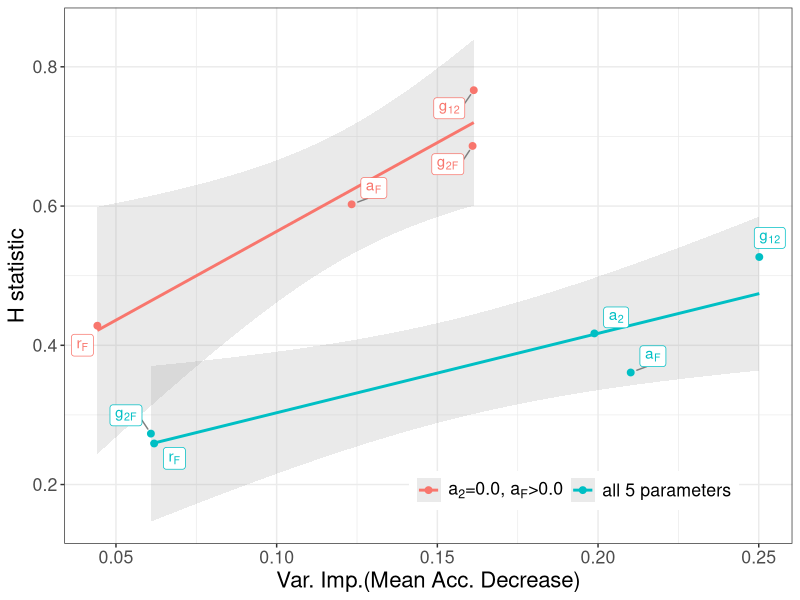

The R source for this figure: (Note: this script raises an error after producing the figure.)

# Load packages -----------------------------------------------------------

library(ggplot2)
library(ggrepel)
library(pls)

# Figure 1: Figures d through i -----------------------------------------------

## Figure 1d: Variable Importance vs H-statistic (interactivity) 
##data.frames. Reruning the full dataset analysis takes very long. 
##So we have provided the RF outputs and H-statistic info here. 
params=c('rF','g12','g2F','a2','aF','rF','g12','g2F','aF')
AccDec=c(0.06187916,0.25017296,0.06086832,0.19885779,0.21016671,0.04421194,0.16133084,0.16096122,0.12333047);
GiniDec=c(14876.46,71219.25,15085.70,61129.33,61425.42,1323.030,3455.225,3548.774,3630.182);
Hstat=c(0.2589770,0.5268021,0.2731556,0.4170823,0.3609375,0.4281434,0.7663815,0.6863262,0.6024723);
Version=c("5","5","5","5","5","4","4","4","4")

DF=data.frame(params,Version,AccDec,GiniDec,Hstat); DF$params=as.factor(DF$params);
labelZ=c(bquote(r[F]),bquote(g[12]),bquote(g["2F"]),bquote(a[2]),bquote(a[F]),bquote(r[F]),bquote(g[12]),bquote(g["2F"]),bquote(a[F]))

#plot figure using ggplot
g<-ggplot(DF, aes(x=AccDec,y=Hstat,label=params,color=Version))+ 
   theme_bw() + coord_cartesian(ylim = c(0.15, .85)) + 
   geom_smooth(aes(color=Version),method='lm', formula= y~x,se=TRUE,alpha=0.2,) +
   geom_point(aes(color=Version),size=2) +
   xlab("Var. Imp.(Mean Acc. Decrease)")+
   ylab("H statistic") +
   #ggtitle("Information Value Summary") + 
   theme(legend.position = c(0.7, 0.10)) + #c(0.68, 0.2)
   theme(text = element_text(size=16)) + theme(legend.title=element_blank()) +
   scale_color_discrete(labels=c(expression(paste(a[2], "=0.0, ", a[F], ">0.0")) ,"all 5 parameters")) + guides(color = guide_legend(nrow = 1)) +
   geom_label_repel(
			aes(label = labelZ),
			parse=TRUE,
                  box.padding   = 0.35, 
                  point.padding = 0.5,
                  segment.color = 'grey50',show.legend = F)

#ggsave("Fig1d.png",g,width = 6.5,height = 3.5,dpi = 300)

# Figure 2: Threshold plots -----------------------------------------------

g1s=sort(unique(h1a06_threshold$g1)); rFs=sort(unique(h1a06_threshold$rF)); g2s=sort(unique(h1a06_threshold$g2));
signChange=data.frame(sort(rep(rFs,length(g1s))),rep(g1s,length(rFs)),rep(NA,length(g1s)*length(rFs)),rep(NA,length(g1s)*length(rFs)))
colnames(signChange)=c('rF','g1','g2','direction')
for (r in 1:length(rFs) ) {
  df=subset(h1a06_threshold,rF==rFs[r]&a2==0&aF==1) %>% 
    group_by(g1,g2) %>%
    summarize(avg_ev = mean(MaxEVal,na.rm=TRUE) )
  
  for(i in 1:length(g1s) ) {
    if( sum(diff(sign(df$avg_ev[df$g1==g1s[i]]))>0) ) { #stable below line
      switchg2=g2s[which(diff(sign(df$avg_ev[df$g1==g1s[i]]))>0)] 
      signChange$g2[signChange$rF==rFs[r]&signChange$g1==g1s[i] ]=switchg2
      signChange$direction[signChange$rF==rFs[r]&signChange$g1==g1s[i] ]='stable below'
    } else if ( sum(diff(sign(df$avg_ev[df$g1==g1s[i]]))<0) ) { #unstable below line
      switchg2=g2s[which(diff(sign(df$avg_ev[df$g1==g1s[i]]))<0)] 
      signChange$g2[signChange$rF==rFs[r]&signChange$g1==g1s[i] ]=switchg2
      signChange$direction[signChange$rF==rFs[r]&signChange$g1==g1s[i] ]='unstable below'
    } else signChange$g2[signChange$rF==rFs[r]&signChange$g1==g1s[i] ]=NA; #if not switch, g2=1=out of bounds
  }
}

#Create the color palette for the graph
rbPal <- colorRampPalette(c("blue", "orange", "red"))#, in this case, red is the higher value...I feel confused?
colors <- rbPal(14)[as.numeric(cut(unique(seq(.6,4.0,.2)),breaks = 14))]

#Producing the multi-line graph
ggplot( ) + theme_bw() + theme(text = element_text(size=20)) + ylim(.12,1) + xlim(.12,1) +#xlim(.12,.9)
  coord_cartesian(ylim=c(0.12,0.88),xlim=c(0.12,0.88)) +
  #xlab(expression(atop("Base Germination", paste("Rate g" [1])))) +  
  xlab(bquote('Base Germination Rate '~(g[1])~'') ) +
  ylab(bquote('Base Seedling Maturation Rate '~(g[2])~'') ) +
  geom_smooth(data=subset(signChange,rF==.4),aes(x=g1,y=g2),se=FALSE,span=.55,fullrange=TRUE,col=colors[1]) +
  geom_smooth(data=subset(signChange,rF==.6),aes(x=g1,y=g2),se=FALSE,span=.55,fullrange=TRUE,col=colors[2]) +
  geom_smooth(data=subset(signChange,rF==.8),aes(x=g1,y=g2),se=FALSE,span=.55,fullrange=TRUE,col=colors[3]) +
  geom_smooth(data=subset(signChange,rF==1.0),aes(x=g1,y=g2),se=FALSE,span=.55,fullrange=TRUE,col=colors[4]) +
  geom_smooth(data=subset(signChange,rF==1.2),aes(x=g1,y=g2),se=FALSE,span=.55,fullrange=TRUE,col=colors[5]) +
  geom_smooth(data=subset(signChange,rF==1.4),aes(x=g1,y=g2),se=FALSE,span=.55,fullrange=TRUE,col=colors[6]) +
  geom_smooth(data=subset(signChange,rF==1.6),aes(x=g1,y=g2),se=FALSE,span=.55,fullrange=TRUE,col=colors[7]) +
  geom_smooth(data=subset(signChange,rF==1.8),aes(x=g1,y=g2),se=FALSE,span=.55,fullrange=TRUE,col=colors[8]) +
  geom_smooth(data=subset(signChange,rF==2.0),aes(x=g1,y=g2),se=FALSE,span=.55,fullrange=TRUE,col=colors[9]) +
  geom_smooth(data=subset(signChange,rF==2.2),aes(x=g1,y=g2),se=FALSE,span=.55,fullrange=TRUE,col=colors[10]) +
  geom_smooth(data=subset(signChange,rF==2.4),aes(x=g1,y=g2),se=FALSE,span=.55,fullrange=TRUE,col=colors[11]) +
  geom_smooth(data=subset(signChange,rF==2.6),aes(x=g1,y=g2),se=FALSE,span=.55,fullrange=TRUE,col=colors[12]) + 
  geom_smooth(data=subset(signChange,rF==2.8),aes(x=g1,y=g2),se=FALSE,span=.55,fullrange=TRUE,col=colors[13]) +
  geom_smooth(data=subset(signChange,rF==3.0),aes(x=g1,y=g2),se=FALSE,span=.55,fullrange=TRUE,col=colors[14]) 

#Note: the "span" above controls how "wiggly" the line is, with lower numbers being more prone to 
#following every small change in the data

#The legend
legend_image <- rev(as.raster(matrix(rbPal(18), ncol=1)))
plot(c(0,2),c(0,1),type = 'n', axes = F,xlab = '', ylab = '', main = 'rF')
text(x=1.5, y = seq(0,1,l=9), labels = seq(.4,3,l=9))
rasterImage(legend_image, 0, 0, 1,1)

# Figure 4: Partial least squares -----------------------------------------

matrix = matrix(NA,12,3)
colnames(matrix)=c('consumption','variable','coefficient')
counter = 1;
consumption = c("seedling-only","adult-only","seedling-dominant","adult-dominant")
aFs=c(0,1,0.2,1);
a2s=c(1,0,1,0.2);

for (i in c(1,2,3,4)) {
  plsmod=plsr(MaxEVal~percCons+gam1+gam2,data=subset(h1a06,aF==aFs[i]&a2==a2s[i]))
  ##Extract coefficients
  coefficients=coef(plsmod)
  ##Normalizing them
  sum.coef = sum(sapply(coefficients, abs))
  coefficients = coefficients * 100 / sum.coef
  coefficients = sort(coefficients[, 1 , 1])
  col1 = consumption[i]
  matrix[counter,]=c(col1,"gam1",coefficients[c(2)])
  counter=counter+1;
  matrix[counter,]=c(col1,"gam2",coefficients[c(1)])
  counter=counter+1;
  matrix[counter,]=c(col1,"percCons",coefficients[c(3)])
  counter=counter+1;
}

matrix=as.data.frame(matrix)
matrix$coefficient=as.numeric(matrix$coefficient)
matrix$coefficient=round(matrix$coefficient,2)

##This creates the two parameter bargraphs
ggplot(matrix, aes(x=factor(consumption), y=coefficient,fill=factor(variable))) + #ylim(-.007,.011)  +
  geom_bar(stat="identity", width=0.8,
           position=position_dodge(0.8)) +
  theme_bw() + theme(text = element_text(size=20))+
  labs(x = "Coefficients by consumption", y = "Coefficients", fill="Parameters") +
  scale_fill_manual(labels = expression(gamma[1],gamma[2],PercCons), values = c("#F8766D", "#00BA38","#619CFF")) +
  theme(legend.direction = "horizontal") +
  theme(legend.text = element_text(colour="black", size = 11)) + 
  theme(legend.position="bottom")
